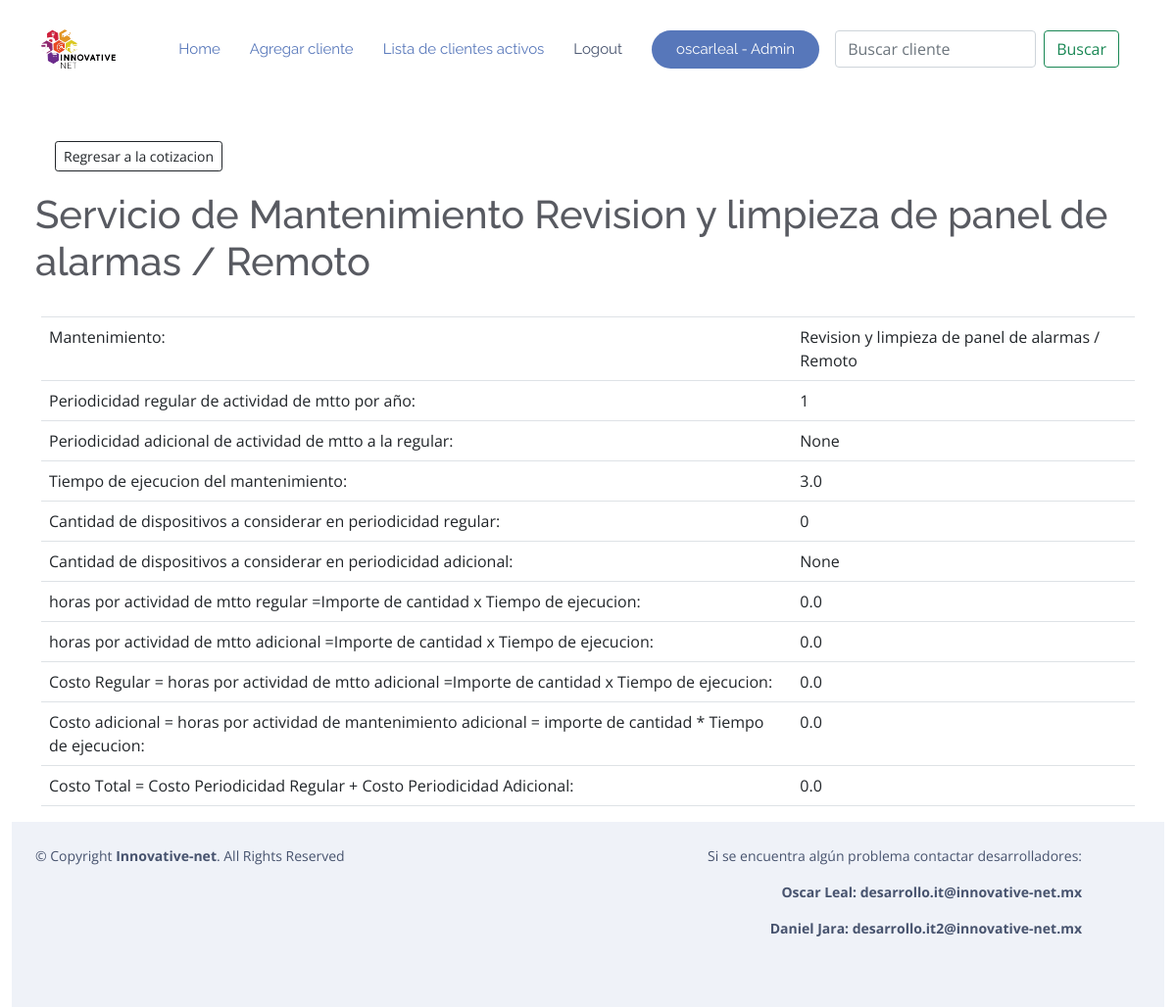
The page /44/45/531/detalle_servicio (signed in) on the database its author committed.
### RPA/models.py (models this page shows, shortened)
class Mantenimiento(models.Model):
    cliente = models.ForeignKey(Cliente, on_delete=models.CASCADE, null=True, blank=True)
    cotizacion = models.ForeignKey(Cotizacion, on_delete=models.CASCADE, null=True, blank=True)
    titulonombre = models.ForeignKey(Nombre_servicio,on_delete=models.CASCADE, null=True, blank=True)
    encargadoTrabajo1 = models.ForeignKey(Precio,verbose_name="Encargado del trabajo" ,on_delete=models.CASCADE,null=True)
    periodisidadactividades = models.IntegerField(verbose_name="Periodicidad regular de actividad de mtto por año", blank=True, null=True )
    periodisidadadicional = models.IntegerField(verbose_name="Periodicidad adicional de actividad de mtto  a la regular", blank=True, null=True)
    tiempoejecucion = models.FloatField(verbose_name="Tiempo de ejecucion del mtto", blank=True, null=True)
    cantidaddedispositivos = models.IntegerField(verbose_name="Cantidad de dispositivos a considerar en periodicidad regular", blank=True, null=True,default=0)
    cantidaddispositivosextras = models.IntegerField(verbose_name="Cantidad de dispositivos a considerar en periodicidad Extra", blank=True, null=True,default=0)
    horasactividad = models.FloatField(verbose_name="horas por actividad de mtto regular =Importe de cantidad x Tiempo de ejecucion", blank=True, null=True)
    horasactividadadicional = models.FloatField(verbose_name="horas por actividad de mtto adicional =Importe de cantidad x Tiempo de ejecucion", blank=True, null=True)
    costomantenimientoregular = models.FloatField(verbose_name="Costo Regular = horas por actividad de mtto regular =Importe de cantidad x Tiempo de ejecucion",null=True,blank=True)
    costomantenimientoadicional = models.FloatField(verbose_name="Costo Adicional = horas por actividad de mtto adicional =Importe de cantidad x Tiempo de ejecucion ", blank=True, null=True)
    costototal = models.FloatField(verbose_name="Costo total = Costo regular + costo adicional",null=True,blank=True)
    dispositivo = models.CharField("Dispositivo al que se le da mantenimiento",null=True,blank=True,max_length=200)
    class Meta:
        ordering = ['encargadoTrabajo1','cantidaddedispositivos']

class Nombre_servicio(models.Model):
    titulo = models.CharField(max_length=200, verbose_name="Titulo Mantenimiento", null=True, blank=True)
    encargado = models.ForeignKey(Precio, on_delete=models.CASCADE, null=True)
    tiempodeejecucion = models.FloatField(verbose_name="Tiempo de Ejecucion", null=True)
    dispositivo = models.CharField(max_length=200, verbose_name="Dispositivo al que se le aplica el mantenimiento", null=True, blank=True)
    def __str__(self):
        return str(self.titulo)
    class Meta:
        ordering = ['titulo']

### RPA/views.py (the view)
# urls.py: path('<int:cliente>/<int:pk_cotizacion>/<int:pk>/detalle_servicio', Detalle_Servicio.as_view(), name='detalle_servicio'),
class Detalle_Servicio(LoginRequiredMixin, DetailView):
    model = Mantenimiento
    context_object_name = 'servicio'
    template_name = 'mantenimientos/detalle_servicio.html'

### RPA/templates/mantenimientos/detalle_servicio.html
{% extends "mantenimientos/base.html" %}
{% block body %}
<div class="container-fluid p-4">
        <right>
                <a href="{% url 'detalle_cotizacion' servicio.cliente.id servicio.cotizacion.id %}">
                        <button type=button class="btn btn-outline-dark btn-sm" style="margin:20px">Regresar a la cotizacion</button>
                </a>
        </right>
        <h1> Servicio de Mantenimiento {{ servicio.titulonombre }}</h1>
</div>
<div class="container">
        <table class="table">
                <tbody>
                        <tr>
                                <td>
                                        Mantenimiento:
                                </td>
                                <td>
                                        {{ servicio.titulonombre }}
                                </td>
                        </tr>
                        <tr>
                                <td>
                                        Periodicidad regular de actividad de mtto por año:
                                </td>
                                <td>
                                        {{ servicio.periodisidadactividades }}
                                </td>
                        </tr>
                        <tr>
                                <td>
                                        Periodicidad adicional de actividad de mtto a la regular:
                                </td>
                                <td>
                                        {{ servicio.periodisidadadicional }}
                                </td>
                        </tr>
                        <tr>
                                <td>
                                        Tiempo de ejecucion del mantenimiento:
                                </td>
                                <td>
                                        {{ servicio.tiempoejecucion }}
                                </td>
                        </tr>
                        <tr>
                                <td>
                                        Cantidad de dispositivos a considerar en periodicidad regular:
                                </td>
                                <td>
                                        {{ servicio.cantidaddedispositivos }}
                                </td>
                        </tr>
                        <tr>
                                <td>
                                        Cantidad de dispositivos a considerar en periodicidad adicional:
                                </td>
                                <td>
                                        {{ servicio.cantidaddispositivosextras }}
                                </td>
                        </tr>
                        <tr>
                                <td>
                                        horas por actividad de mtto regular =Importe de cantidad x Tiempo de ejecucion:
                                </td>
                                <td>
                                        {{ servicio.horasactividad }}
                                </td>
                        </tr>
                        <tr>
                                <td>
                                        horas por actividad de mtto adicional =Importe de cantidad x Tiempo de ejecucion:
                                </td>
                                <td>
                                        {{ servicio.horasactividadadicional }}
                                </td>
                        </tr>
                        <tr>
                                <td>
                                        Costo Regular = horas por actividad de mtto adicional =Importe de cantidad x Tiempo de ejecucion:
                                </td>
                                <td>
                                        {{ servicio.costomantenimientoregular }}
                                </td>
                        </tr>
                        <tr>
                                <td>
                                        Costo adicional = horas por actividad de mantenimiento adicional = importe de cantidad * Tiempo de ejecucion:
                                </td>
                                <td>
                                        {{ servicio.costomantenimientoadicional }}
                                </td>
                        </tr>
                        <tr>
                                <td>
                                        Costo Total = Costo Periodicidad Regular + Costo Periodicidad Adicional:
                                </td>
                                <td>
                                        {{ servicio.costototal }}
                                </td>
                        </tr>
                </tbody>
        </table>
{% endblock %}

### RPA/templates/mantenimientos/base.html (shortened to what this page needs)
{% load static %}
<!DOCTYPE html>
<html lang="en">
<head>
  <link rel="stylesheet" href="https://stackpath.bootstrapcdn.com/bootstrap/4.5.0/css/bootstrap.min.css">
  <link href="{% static '\vendor\aos\aos.css' %}" rel="stylesheet">
  <link href="{% static '\vendor\bootstrap\css\bootstrap.min.css' %}" rel="stylesheet">
  <link href="{% static '\vendor\bootstrap-icons\bootstrap-icons.css' %}" rel="stylesheet">
  <link href="{% static '\vendor\boxicons\css\boxicons.min.css' %}" rel="stylesheet">
  <link href="{% static '\vendor\glightbox\css\glightbox.min.css' %}" rel="stylesheet">
  <link href="{% static '\vendor\swiper\swiper-bundle.min.css' %}" rel="stylesheet">
  <link href="{% static '\css\style.css' %}" rel="stylesheet">
</head>
<body style="padding-top: 70px;">
  <header id="header" class="fixed-top  header-transparent ">
    <div class="container d-flex align-items-center justify-content-between">
      <div class="logo">
        <a href="https://www.innovative-net.mx/"><img src="{% static '\assets\img\horizontal blanco.png' %}" alt="" class="img-fluid"></a>
      </div>
      <nav id="navbar" class="navbar">
        <ul>
          <li><a class="nav-link scrollto active" href="{% url 'home' %}">Home</a></li>
          <li><a class="nav-link scrollto active" href="{% url 'agregar_cliente' %}">Agregar cliente</a></li>
          <li><a class="nav-link scrollto active" href="{% url 'lista_clientes' %}">Lista de clientes activos</a></li>
          {% if request.user.is_authenticated %}
          <li><a class="nav-link scrollto" href="{% url 'logout' %}">Logout</a></li>
          {% if request.user.is_staff %}
              <li><a class="getstarted scrollto" href="{% url 'admin:index' %}" >{{request.user}} - Admin</a></li>
              {% else %}
              <li><a class="getstarted scrollto" href="" >{{request.user}}</a></li>
              {% endif %}
          {% else %}
          <li><a class="getstarted scrollto" href="{% url 'login'  %}" >Login</a></li>
          {% endif %}
        </ul>
        <form class="d-flex m-3" method="POST" action="{% url 'buscar_clientes' %}">
          <input class="form-control me-2" type="search" placeholder="Buscar cliente"
                 aria-label="Buscar cliente" name="searched">
          <button class="btn btn-outline-success" type="submit">
            Buscar
          </button>
        </form>
      </nav>
    </div>
  </header>
    <div class="container-fluid" style="margin-top: 30px;">
      {% block body %}
      {% endblock %}
    </div>
        <footer id="footer">
          <div class="row container py-4 ">
            <div class="col">
              <div class="copyright">
                &copy; Copyright <strong><span>Innovative-net</span></strong>. All Rights Reserved
              </div>
            </div>
            <div class="col container " style="text-align: right;">
              <p>Si se encuentra algún problema contactar desarrolladores:</p>
              <strong>
                <p>Oscar Leal: desarrollo.it@innovative-net.mx</p>
                <p>Daniel Jara: desarrollo.it2@innovative-net.mx</p>
              </strong>
            </div>
          </div>
        </footer>
</body>
        </html>

### RPA/static/css/style.css (style rules this page uses)
body { font-family: "Open Sans", sans-serif; color: #585a61; }
a { color: #5777ba; text-decoration: none; }
h1, h2, h3, h4, h5, h6 { font-family: "Raleway", sans-serif; }
#header { transition: all 0.5s; z-index: 997; transition: all 0.5s; padding: 15px 0; background: rgba(255, 255, 255, 0.95); }
#header.header-transparent { background: transparent; }
#header .logo img { margin: 0; max-height: 40px; }
.navbar { padding: 0; }
.navbar ul { margin: 0; padding: 0; display: flex; list-style: none; align-items: center; }
.navbar li { position: relative; }
.navbar a, .navbar a:focus { display: flex; align-items: center; justify-content: space-between; padding: 10px 0 10px 30px; font-family: "Raleway", sans-serif; font-size: 15px; color: #47536e; white-space: nowrap; transition: 0.3s; }
.navbar a:hover, .navbar .active, .navbar .active:focus, .navbar li:hover > a { color: #5777ba; }
.navbar .getstarted { background: #5777ba; color: #fff; padding: 12px 25px; margin-left: 30px; color: #fff; line-height: 1; border-radius: 50px; }
#footer { background: #fff; padding: 0 0 30px 0; color: #47536e; font-size: 14px; background: #eff2f8; }
#footer .copyright { text-align: center; float: left; color: #47536e; }

### rows shown on the page
Mantenimiento: titulonombre "Revision y limpieza de panel de alarmas / Remoto", periodisidadactividades "1", periodisidadadicional "None", tiempoejecucion "3.0", cantidaddedispositivos "0", cantidaddispositivosextras "None", horasactividad "0.0", horasactividadadicional "0.0", costomantenimientoregular "0.0", costomantenimientoadicional "0.0", costototal "0.0"

### other values the page prints
{{ request.user }} "oscarleal"
